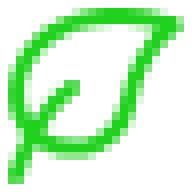
#> input picture src/app/frontend/assets/More/leaf.png, 24 x 24 px, found by its file name (shown 8 times larger); the run also reads 2 pictures not shown here
$ python -i output.py   (imports and definitions only)
#> lines starting #> are read from the running program, lines starting #| are printed output that depends on the picture
import tkinter as tk
from PIL import Image, ImageTk
from pathlib import Path
import subprocess
import sys
import json
import os

project_root = Path(__file__).parents[2]
sys.path.insert(0, str(project_root))
from app.backend.algorithms import CropProblem,HeuristicCalculator,GeneralHeuristicBasedSearch,HeuristicCalculator, CropGeneticAlgorithm,CropCSP, cropNode
OUTPUT_PATH = Path(__file__).parent
ASSETS_PATH = OUTPUT_PATH / Path(r"./assets/output")


# [166 lines left out: functions classify_suitability, algorithm_label_to_key, format_top_crops, genetic_algorithm_results, CSP_algorithm_results, greedy_algorithm_results and 1 more, not called in this run]


def relative_to_assets(path: str) -> Path:
    return ASSETS_PATH / Path(path)

def create_rounded_rect(canvas, x1, y1, x2, y2, radius=25, shadow=False, **kwargs):
    if shadow:
        canvas.create_polygon(
            [x1+radius+2, y1+2, x2-radius+2, y1+2, x2+2, y1+2, x2+2, y1+radius+2,
             x2+2, y2-radius+2, x2+2, y2+2, x2-radius+2, y2+2, x1+radius+2, y2+2,
             x1+2, y2+2, x1+2, y2-radius+2, x1+2, y1+radius+2, x1+2, y1+2],
            smooth=True, splinesteps=36, fill="#cbd5e1", outline=""
        )
    return canvas.create_polygon(
        [x1+radius, y1, x2-radius, y1, x2, y1, x2, y1+radius,
         x2, y2-radius, x2, y2, x2-radius, y2, x1+radius, y2,
         x1, y2, x1, y2-radius, x1, y1+radius, x1, y1],
        smooth=True, splinesteps=36, **kwargs
    )


# [4 lines left out: function set_algorithm, not called in this run]
def initialize_ui():
    root = tk.Tk()
    selected_method = tk.StringVar(value="Genetic")
    algo_var = tk.StringVar(value="A* Search")
    image_refs = []
    root.title("Crop Recommendation UI")
    root.geometry("1122x650")
    root.resizable(False, False)
    root.configure(bg="#f9fff7")
    header_canvas = tk.Canvas(root, height=200, bg="#0c4e0b", highlightthickness=0)
    header_canvas.pack(fill="x")
    header_frame = tk.Frame(header_canvas, bg="#0c4e0b")
    header_canvas.create_window((70, 20), window=header_frame, anchor="nw")
    icon_path = relative_to_assets("leaf.png")
    icon_image = Image.open(icon_path).resize((36, 36), Image.Resampling.LANCZOS)
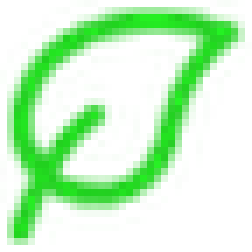
#> icon_image: PIL image 36x36 RGBA (shown 7 times larger); mean R, G, B, A 15.3, 117.5, 14.2, 61.6; transparent parts drawn white
    icon_tk = ImageTk.PhotoImage(icon_image)
    image_refs.append(icon_tk)
    icon_label = tk.Label(header_frame, image=icon_tk, bg="#0c4e0b")
    icon_label.image = icon_tk
    icon_label.pack(side="left", padx=(0, 10))
    title_frame = tk.Frame(header_frame, bg="#0c4e0b")
    title_frame.pack(side="left")
    title_label = tk.Label(title_frame, text="Crop Recommendations",font=("Segoe UI", 17, "bold"), fg="white", bg="#0c4e0b")
    title_label.pack(anchor="w")
    subtitle_label = tk.Label(title_frame, text="AI-powered crop selection analysis",font=("Segoe UI", 11), fg="#bccfbc", bg="#0c4e0b")
    subtitle_label.pack(anchor="w")
    create_rounded_rect(header_canvas, 890, 20, 1040, 65, radius=20, fill="#3c703c")
    dash_frame = tk.Frame(header_canvas, bg="#3c703c", cursor="hand2")
    header_canvas.create_window((965, 42), window=dash_frame, anchor="center")
    dash_path = relative_to_assets("graph.png")
    dash_icon = Image.open(dash_path).resize((18, 18), Image.Resampling.LANCZOS)
    dash_icon_tk = ImageTk.PhotoImage(dash_icon)
    image_refs.append(dash_icon_tk)
    dash_img_label = tk.Label(dash_frame, image=dash_icon_tk, bg="#3c703c")
    dash_img_label.image = dash_icon_tk
    dash_img_label.pack(side="left", padx=(0, 6))
    dash_text_label = tk.Label(dash_frame, text="Dashboard", font=("Helvetica", 13, "bold"), fg="white", bg="#3c703c")
    dash_text_label.pack(side="left")
    dash_frame.bind("<Button-1>", lambda e: go_to_dashboard())
    dash_img_label.bind("<Button-1>", lambda e: go_to_dashboard())
    dash_text_label.bind("<Button-1>", lambda e: go_to_dashboard())
    create_rounded_rect(header_canvas, 730, 20, 880, 65, radius=20, fill="#3c703c")
    algo_frame = tk.Frame(header_canvas, bg="#3c703c", cursor="hand2")
    header_canvas.create_window((805, 42), window=algo_frame, anchor="center")
    algo_path = relative_to_assets("algorithm.png")
    algo_icon = Image.open(algo_path).resize((22, 22), Image.Resampling.LANCZOS)
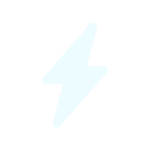
#> input picture src/app/frontend/assets/output/algorithm.png, 150 x 150 px
    algo_icon_tk = ImageTk.PhotoImage(algo_icon)
    image_refs.append(algo_icon_tk)
    algo_img_label = tk.Label(algo_frame, image=algo_icon_tk, bg="#3c703c")
    algo_img_label.image = algo_icon_tk
    algo_img_label.pack(side="left", padx=(0, 6))
    algo_text_label = tk.Label(algo_frame, textvariable=algo_var, font=("Helvetica", 13, "bold"), fg="white", bg="#3c703c")
    algo_text_label.pack(side="left")
    algo_options = ["A* Search", "Greedy", "CSP", "Genetic"]
    popup_menu = tk.Menu(root, tearoff=0, bg="#2e6640", fg="white", font=("Segoe UI", 15), bd=15,activebackground="#659265", activeforeground="white")
    for option in algo_options:
        popup_menu.add_command(label=option, command=lambda opt=option: set_algorithm(opt))
    # [7 lines left out: function show_algo_menu, not called in this run]
    algo_frame.bind("<Button-1>", show_algo_menu)
    algo_img_label.bind("<Button-1>", show_algo_menu)
    algo_text_label.bind("<Button-1>", show_algo_menu)
    create_rounded_rect(header_canvas, 540, 20, 710, 65, radius=20, fill="#3c703c")
    back_frame = tk.Frame(header_canvas, bg="#3c703c", cursor="hand2")
    header_canvas.create_window((625, 42), window=back_frame, anchor="center")
    back_path = relative_to_assets("backarrow.png")
    back_icon = Image.open(back_path).resize((18, 18), Image.Resampling.LANCZOS)
    back_icon_tk = ImageTk.PhotoImage(back_icon)
    image_refs.append(back_icon_tk)
    back_img_label = tk.Label(back_frame, image=back_icon_tk, bg="#3c703c")
    back_img_label.image = back_icon_tk
    back_img_label.pack(side="left", padx=(0, 6))
    back_text_label = tk.Label(back_frame, text="Back to Inputs", font=("Helvetica", 13, "bold"), fg="white", bg="#3c703c")
    back_text_label.pack(side="left")
    back_frame.bind("<Button-1>", lambda e: go_back_to_inputs())
    back_img_label.bind("<Button-1>", lambda e: go_back_to_inputs())
    back_text_label.bind("<Button-1>", lambda e: go_back_to_inputs())

    body_frame = tk.Frame(root, bg="#f6fff5")
    body_frame.pack(fill="both", expand=True)
    bg_canvas = tk.Canvas(body_frame, bg="#f6fff5", highlightthickness=0)
    bg_canvas.pack(expand=True, fill="both", padx=30, pady=20)
    create_rounded_rect(bg_canvas, 90, 0, 990, 570, radius=35, fill="white", outline="#b4dfc0", width=3)
    rounded_frame = tk.Frame(bg_canvas, bg="white", bd=0)
    bg_canvas.create_window(90, 1, anchor="nw", window=rounded_frame, width=900, height=550)
    header = tk.Frame(rounded_frame, bg="white")
    header.pack(fill="x", padx=30, pady=(20, 10))
    tk.Label(header, text="Recommended Crops", font=("Arial", 14, "bold"), fg="#14532d", bg="white").pack(side="left")
    scroll_canvas = tk.Canvas(rounded_frame, bg="white", highlightthickness=0, height=500)
    scroll_canvas.pack(side="left", fill="both", expand=True, padx=10)
    scrollbar = tk.Scrollbar(rounded_frame, orient="vertical", command=scroll_canvas.yview)
    scrollbar.pack(side="right", fill="y")
    scroll_canvas.configure(yscrollcommand=scrollbar.set)
    scroll_frame = tk.Frame(scroll_canvas, bg="white")
    scroll_canvas.create_window((0, 0), window=scroll_frame, anchor="nw", width=840)

    def update_scroll(event):
        scroll_canvas.configure(scrollregion=scroll_canvas.bbox("all"))

    scroll_frame.bind("<Configure>", update_scroll)
    return root, selected_method, algo_var, image_refs, header_canvas, scroll_frame


# [208 lines left out: functions BestRecUi, go_to_dashboard, go_back_to_inputs, go_to_More, CreateUI, refresh_results, not called in this run]


# [5 lines not run here, left out]

>>> result = initialize_ui()
